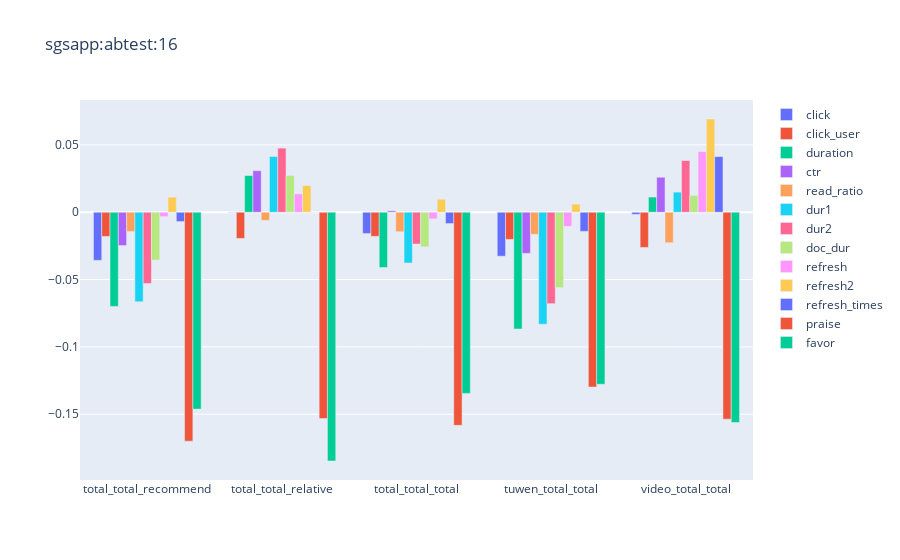
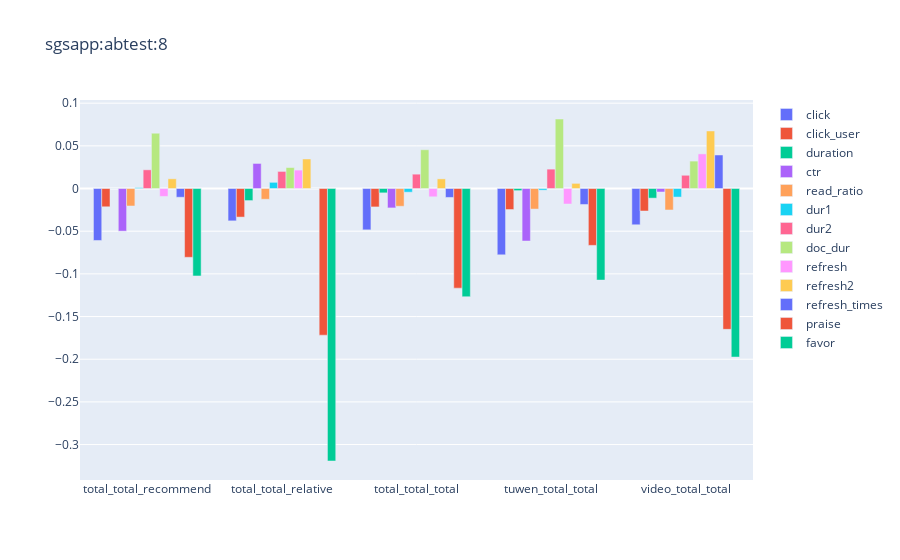

Notebook code for these charts, in order:
### Code cell
show('total_total')

### Figure 1 — Plotly figure (JSON) as saved in the notebook; plotly's stock layout.template omitted (floating-point values rounded to 4 significant figures)
{"data": [{"name": "click", "type": "bar", "x": ["total_total_recommend", "total_total_relative", "total_total_total", "tuwen_total_total", "video_total_total"], "y": [-0.03572, -0.0001996, -0.01582, -0.03264, -0.001607]}, {"name": "click_user", "type": "bar", "x": ["total_total_recommend", "total_total_relative", "total_total_total", "tuwen_total_total", "video_total_total"], "y": [-0.01796, -0.01944, -0.01789, -0.02016, -0.02615]}, {"name": "duration", "type": "bar", "x": ["total_total_recommend", "total_total_relative", "total_total_total", "tuwen_total_total", "video_total_total"], "y": [-0.06991, 0.02726, -0.04102, -0.08669, 0.01127]}, {"name": "ctr", "type": "bar", "x": ["total_total_recommend", "total_total_relative", "total_total_total", "tuwen_total_total", "video_total_total"], "y": [-0.02474, 0.03084, 0.001025, -0.03054, 0.026]}, {"name": "read_ratio", "type": "bar", "x": ["total_total_recommend", "total_total_relative", "total_total_total", "tuwen_total_total", "video_total_total"], "y": [-0.01433, -0.005999, -0.01445, -0.0164, -0.02262]}, {"name": "dur1", "type": "bar", "x": ["total_total_recommend", "total_total_relative", "total_total_total", "tuwen_total_total", "video_total_total"], "y": [-0.06647, 0.04139, -0.03768, -0.08317, 0.01494]}, {"name": "dur2", "type": "bar", "x": ["total_total_recommend", "total_total_relative", "total_total_total", "tuwen_total_total", "video_total_total"], "y": [-0.0529, 0.04764, -0.02357, -0.06788, 0.03843]}, {"name": "doc_dur", "type": "bar", "x": ["total_total_recommend", "total_total_relative", "total_total_total", "tuwen_total_total", "video_total_total"], "y": [-0.03553, 0.0273, -0.02571, -0.05593, 0.01247]}, {"name": "refresh", "type": "bar", "x": ["total_total_recommend", "total_total_relative", "total_total_total", "tuwen_total_total", "video_total_total"], "y": [-0.003259, 0.01368, -0.004946, -0.01045, 0.04507]}, {"name": "refresh2", "type": "bar", "x": ["total_total_recommend", "total_total_relative", "total_total_total", "tuwen_total_total", "video_total_total"], "y": [0.01122, 0.01982, 0.009632, 0.006037, 0.06926]}, {"name": "refresh_times", "type": "bar", "x": ["total_total_recommend", "total_total_relative", "total_total_total", "tuwen_total_total", "video_total_total"], "y": [-0.006918, 0, -0.008388, -0.01421, 0.04132]}, {"name": "praise", "type": "bar", "x": ["total_total_recommend", "total_total_relative", "total_total_total", "tuwen_total_total", "video_total_total"], "y": [-0.17, -0.1532, -0.1583, -0.1298, -0.1537]}, {"name": "favor", "type": "bar", "x": ["total_total_recommend", "total_total_relative", "total_total_total", "tuwen_total_total", "video_total_total"], "y": [-0.1462, -0.1847, -0.1345, -0.1278, -0.1561]}], "layout": {"barmode": "group", "title": {"text": "sgsapp:abtest:16"}}}

### Figure 2 — Plotly figure (JSON) as saved in the notebook; plotly's stock layout.template omitted (floating-point values rounded to 4 significant figures)
{"data": [{"name": "click", "type": "bar", "x": ["total_total_recommend", "total_total_relative", "total_total_total", "tuwen_total_total", "video_total_total"], "y": [-0.06087, -0.03791, -0.04843, -0.07767, -0.04247]}, {"name": "click_user", "type": "bar", "x": ["total_total_recommend", "total_total_relative", "total_total_total", "tuwen_total_total", "video_total_total"], "y": [-0.0214, -0.03347, -0.02156, -0.02462, -0.02638]}, {"name": "duration", "type": "bar", "x": ["total_total_recommend", "total_total_relative", "total_total_total", "tuwen_total_total", "video_total_total"], "y": [6.319e-05, -0.01411, -0.005086, -0.002471, -0.01127]}, {"name": "ctr", "type": "bar", "x": ["total_total_recommend", "total_total_relative", "total_total_total", "tuwen_total_total", "video_total_total"], "y": [-0.04994, 0.02938, -0.02273, -0.06152, -0.004085]}, {"name": "read_ratio", "type": "bar", "x": ["total_total_recommend", "total_total_relative", "total_total_total", "tuwen_total_total", "video_total_total"], "y": [-0.02045, -0.01257, -0.02078, -0.02408, -0.02515]}, {"name": "dur1", "type": "bar", "x": ["total_total_recommend", "total_total_relative", "total_total_total", "tuwen_total_total", "video_total_total"], "y": [0.001029, 0.007246, -0.004293, -0.001903, -0.01002]}, {"name": "dur2", "type": "bar", "x": ["total_total_recommend", "total_total_relative", "total_total_total", "tuwen_total_total", "video_total_total"], "y": [0.02193, 0.02004, 0.01683, 0.02272, 0.01552]}, {"name": "doc_dur", "type": "bar", "x": ["total_total_recommend", "total_total_relative", "total_total_total", "tuwen_total_total", "video_total_total"], "y": [0.0648, 0.02456, 0.04544, 0.08147, 0.03215]}, {"name": "refresh", "type": "bar", "x": ["total_total_recommend", "total_total_relative", "total_total_total", "tuwen_total_total", "video_total_total"], "y": [-0.009279, 0.02159, -0.00968, -0.01817, 0.04058]}, {"name": "refresh2", "type": "bar", "x": ["total_total_recommend", "total_total_relative", "total_total_total", "tuwen_total_total", "video_total_total"], "y": [0.01139, 0.03462, 0.01132, 0.006036, 0.06743]}, {"name": "refresh_times", "type": "bar", "x": ["total_total_recommend", "total_total_relative", "total_total_total", "tuwen_total_total", "video_total_total"], "y": [-0.01022, 0, -0.01045, -0.0187, 0.03929]}, {"name": "praise", "type": "bar", "x": ["total_total_recommend", "total_total_relative", "total_total_total", "tuwen_total_total", "video_total_total"], "y": [-0.08061, -0.1718, -0.1167, -0.06661, -0.165]}, {"name": "favor", "type": "bar", "x": ["total_total_recommend", "total_total_relative", "total_total_total", "tuwen_total_total", "video_total_total"], "y": [-0.1024, -0.3193, -0.1268, -0.1073, -0.1975]}], "layout": {"barmode": "group", "title": {"text": "sgsapp:abtest:8"}}}
